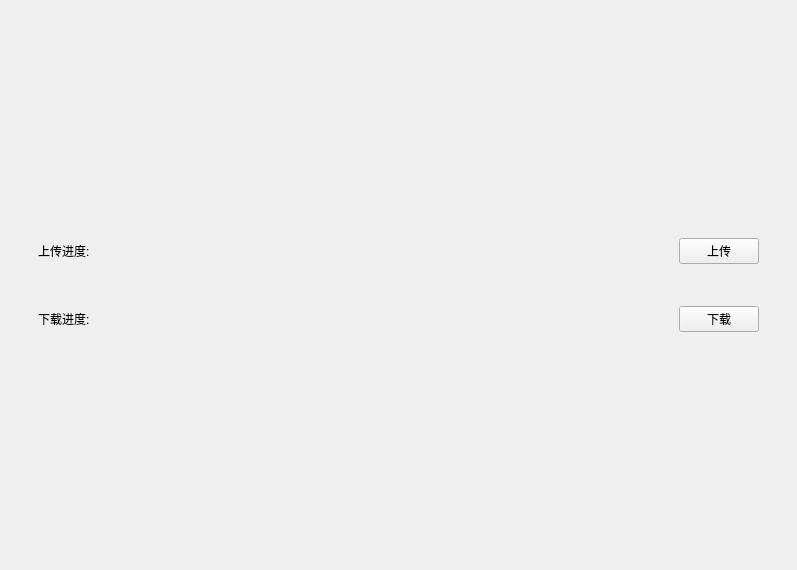
<?xml version="1.0" encoding="UTF-8"?>
<ui version="4.0">
 <class>MainWindow</class>
 <widget class="QMainWindow" name="MainWindow">
  <property name="geometry">
   <rect>
    <x>0</x>
    <y>0</y>
    <width>797</width>
    <height>570</height>
   </rect>
  </property>
  <property name="windowTitle">
   <string>MainWindow</string>
  </property>
  <widget class="QWidget" name="centralwidget">
   <layout class="QGridLayout" name="gridLayout">
    <property name="leftMargin">
     <number>0</number>
    </property>
    <property name="topMargin">
     <number>0</number>
    </property>
    <property name="rightMargin">
     <number>0</number>
    </property>
    <property name="bottomMargin">
     <number>0</number>
    </property>
    <property name="spacing">
     <number>0</number>
    </property>
    <item row="0" column="0">
     <widget class="QWidget" name="widgetBase" native="true">
      <property name="Background" stdset="0">
       <bool>true</bool>
      </property>
      <layout class="QGridLayout" name="gridLayout_2">
       <item row="0" column="1">
        <spacer name="verticalSpacer">
         <property name="orientation">
          <enum>Qt::Vertical</enum>
         </property>
         <property name="sizeHint" stdset="0">
          <size>
           <width>20</width>
           <height>203</height>
          </size>
         </property>
        </spacer>
       </item>
       <item row="1" column="0">
        <spacer name="horizontalSpacer">
         <property name="orientation">
          <enum>Qt::Horizontal</enum>
         </property>
         <property name="sizeType">
          <enum>QSizePolicy::Preferred</enum>
         </property>
         <property name="sizeHint" stdset="0">
          <size>
           <width>20</width>
           <height>20</height>
          </size>
         </property>
        </spacer>
       </item>
       <item row="1" column="1">
        <layout class="QVBoxLayout" name="verticalLayout">
         <property name="spacing">
          <number>24</number>
         </property>
         <item>
          <layout class="QHBoxLayout" name="horizontalLayout_2">
           <property name="spacing">
            <number>24</number>
           </property>
           <property name="leftMargin">
            <number>9</number>
           </property>
           <property name="topMargin">
            <number>9</number>
           </property>
           <property name="rightMargin">
            <number>9</number>
           </property>
           <property name="bottomMargin">
            <number>9</number>
           </property>
           <item>
            <widget class="QLabel" name="label_2">
             <property name="text">
              <string>上传进度: </string>
             </property>
            </widget>
           </item>
           <item>
            <widget class="WidgetProgress" name="widgetProgressUpload" native="true">
             <property name="sizePolicy">
              <sizepolicy hsizetype="Expanding" vsizetype="Preferred">
               <horstretch>0</horstretch>
               <verstretch>0</verstretch>
              </sizepolicy>
             </property>
            </widget>
           </item>
           <item>
            <widget class="QPushButton" name="btnUpload">
             <property name="text">
              <string>上传</string>
             </property>
             <property name="Ok" stdset="0">
              <bool>true</bool>
             </property>
            </widget>
           </item>
          </layout>
         </item>
         <item>
          <layout class="QHBoxLayout" name="horizontalLayout">
           <property name="spacing">
            <number>24</number>
           </property>
           <property name="leftMargin">
            <number>9</number>
           </property>
           <property name="topMargin">
            <number>9</number>
           </property>
           <property name="rightMargin">
            <number>9</number>
           </property>
           <property name="bottomMargin">
            <number>9</number>
           </property>
           <item>
            <widget class="QLabel" name="label">
             <property name="text">
              <string>下载进度: </string>
             </property>
            </widget>
           </item>
           <item>
            <widget class="WidgetProgress" name="widgetProgressDownload" native="true">
             <property name="sizePolicy">
              <sizepolicy hsizetype="Expanding" vsizetype="Preferred">
               <horstretch>0</horstretch>
               <verstretch>0</verstretch>
              </sizepolicy>
             </property>
            </widget>
           </item>
           <item>
            <widget class="QPushButton" name="btnDownload">
             <property name="text">
              <string>下载</string>
             </property>
             <property name="Ok" stdset="0">
              <bool>true</bool>
             </property>
            </widget>
           </item>
          </layout>
         </item>
        </layout>
       </item>
       <item row="1" column="2">
        <spacer name="horizontalSpacer_2">
         <property name="orientation">
          <enum>Qt::Horizontal</enum>
         </property>
         <property name="sizeType">
          <enum>QSizePolicy::Preferred</enum>
         </property>
         <property name="sizeHint" stdset="0">
          <size>
           <width>20</width>
           <height>20</height>
          </size>
         </property>
        </spacer>
       </item>
       <item row="2" column="1">
        <spacer name="verticalSpacer_2">
         <property name="orientation">
          <enum>Qt::Vertical</enum>
         </property>
         <property name="sizeHint" stdset="0">
          <size>
           <width>20</width>
           <height>203</height>
          </size>
         </property>
        </spacer>
       </item>
      </layout>
     </widget>
    </item>
   </layout>
  </widget>
  <widget class="QMenuBar" name="menubar">
   <property name="geometry">
    <rect>
     <x>0</x>
     <y>0</y>
     <width>797</width>
     <height>20</height>
    </rect>
   </property>
  </widget>
 </widget>
 <customwidgets>
  <customwidget>
   <class>WidgetProgress</class>
   <extends>QWidget</extends>
   <header>./Controls/Progress/widgetprogress.h</header>
   <container>1</container>
  </customwidget>
 </customwidgets>
 <resources/>
 <connections/>
</ui>
